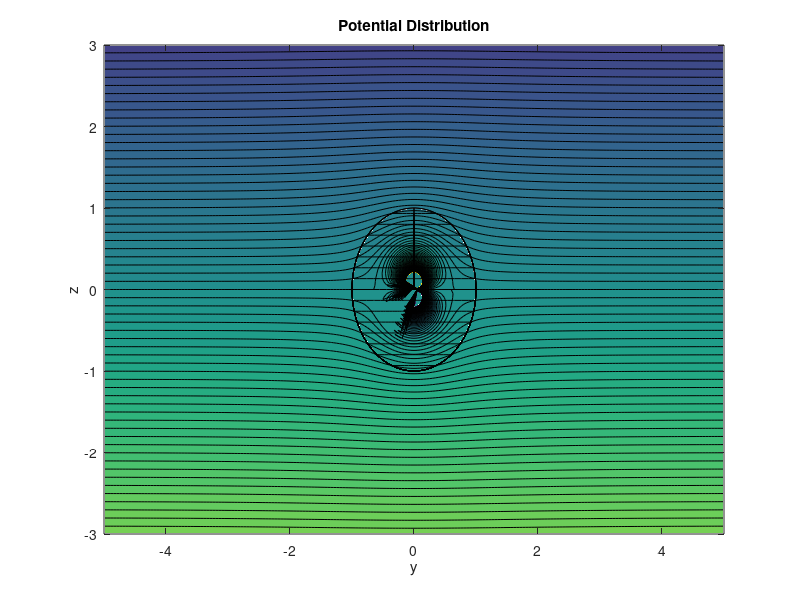
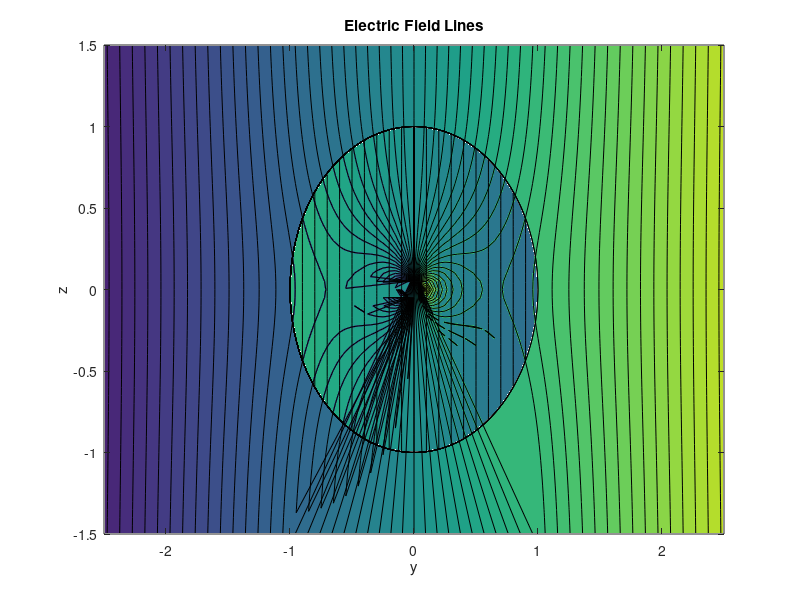

The MATLAB source for these figures, in order:
clc;
clear;
close all;
% By Hamidreza Sanati Ghazani
% Stu_id : 140051411058
% Tel_id : @hamid_sg
% Email  : hamidrezaghazani1382@gmail.com

%%
%By Hamidreza Sanati Ghazani
figure(2)
%x = linspace(-5,5,100);
y = [-5:0.05:5];
z = [-3:0.05:3];
[Y,Z]=meshgrid(y,z);
%Z = ones(size(X));
R = (Y.^2+Z.^2).^0.5;
V = -(R+(-1/4)*1./(R.^2)).*(Z./R);
contourf(Y,Z,V,[-5:0.1:5])
xlabel('y');ylabel('z');
title('Potential Distribution');
%axis equal;
pos = [-1,-1,2,2];
rectangle('position',pos,'curvature',[1,1],'facecolor',[1,1,1]);
hold on;
%x = linspace(-5,5,100);
r = linspace(0,1,10);
t = linspace(0,2*pi,100);
[r,t]=meshgrid(r,t);
%Z = ones(size(X));
V = -(3/4)*r.*cos(t);
contourf(r.*sin(t),r.*cos(t),V,[-5:0.1:5])
%axis equal;
%%
figure(3)
%x = linspace(-5,5,100);
y = [-2.5:0.05:2.5];
z = [-1.5:0.05:1.5];
[Y,Z]=meshgrid(y,z);
%Z = ones(size(X));
R = (Y.^2+Z.^2).^0.5;
V = (((R.^3-2*(-1/4))./(R)).^0.5).*(Y./R);
contourf(Y,Z,V,-5:0.1:5)
xlabel('y');ylabel('z');
title('Electric Field Lines');
%axis equal;

pos = [-1,-1,2,2];
rectangle('position',pos,'curvature',[1,1],'facecolor',[1,1,1]);
hold on;

%x = linspace(-5,5,100);
r = linspace(0,1,10);
t = linspace(0,2*pi,100);
[r,t]=meshgrid(r,t);
%Z = ones(size(X));
V = -r.*sin(t);
contourf(r.*sin(t),r.*cos(t),V,[-5:0.1:5])
%axis equal;

